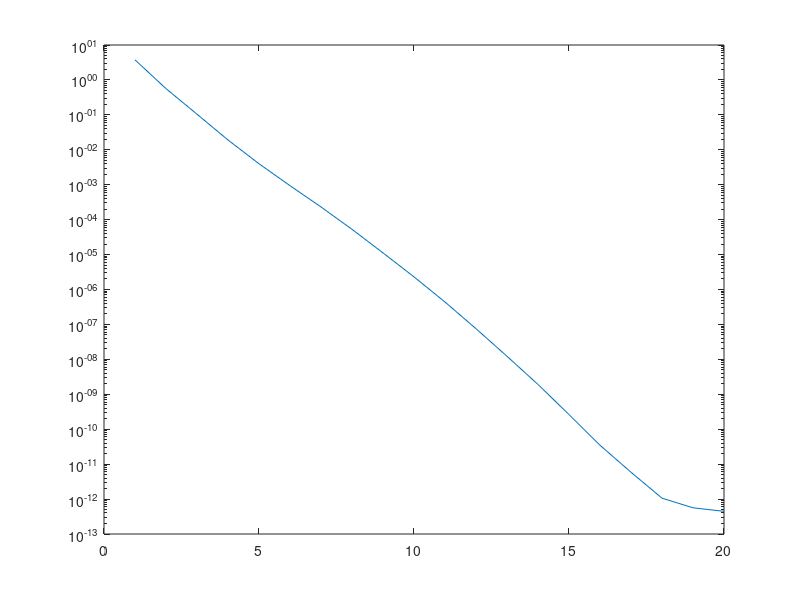
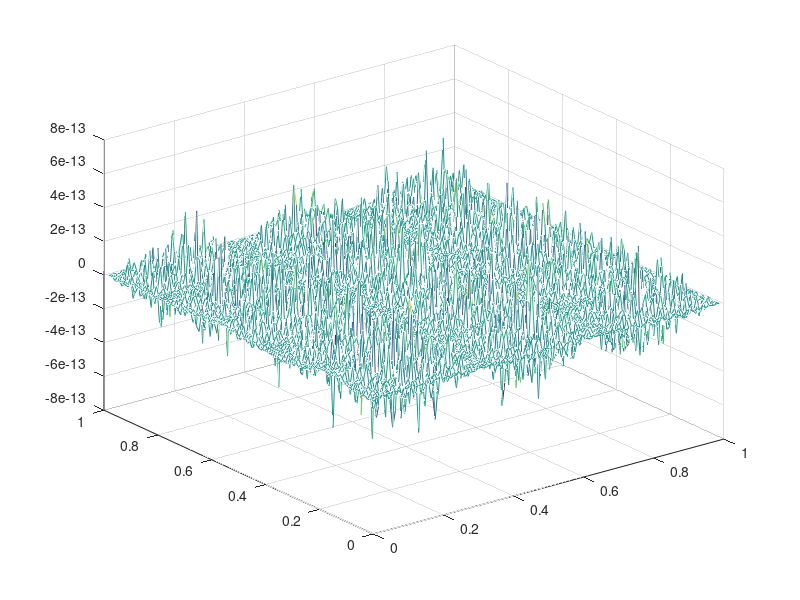
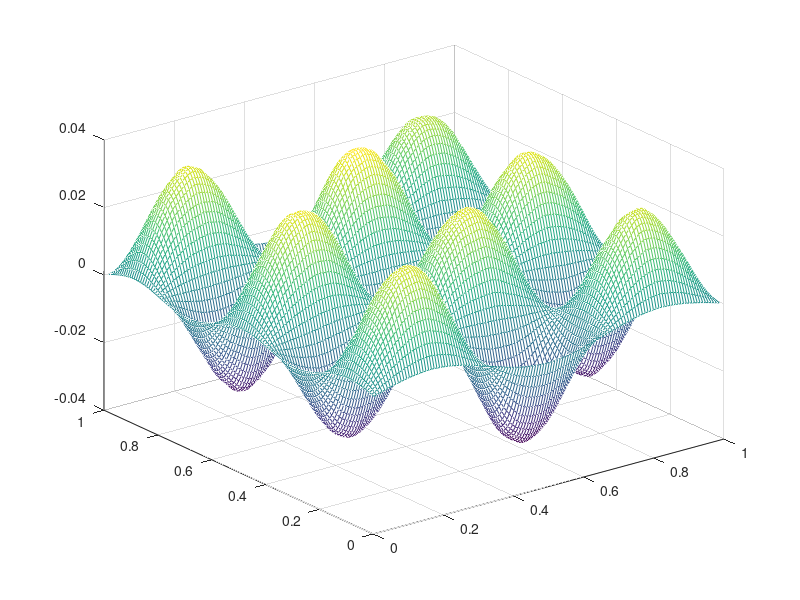

Write the MATLAB code that produced these figures, in order.
function Vcycle2D
    n = 128;
    h = 1/n;
    stencil = [0, -1/h^2, 0; -1/h^2, 4/h^2, -1/h^2; 0, -1/h^2, 0];
%     stencil = [-1/3/h^2, -1/3/h^2, -1/3/h^2; -1/3/h^2, 8/3/h^2, -1/3/h^2; -1/3/h^2, -1/3/h^2, -1/3/h^2];
    [x,y]=meshgrid(linspace(h,1-h,n-1),linspace(h,1-h,n-1));
    u = sin(x*pi).*sin(y*pi);%x.*(1-x).*y.*(1-y);
    f = rand(n-1,n-1)*pi^2*2.*sin(3*x*pi).*sin(5*y*pi);%2*y.*(1-y)+2*x.*(1-x);
    v = f*0;
    for i = 1:20
        v = vcycle2D(v,f);
        res = findResidue2D(stencil, f, v);
        res_norm(i) = norm(res(:),'inf');
        fprintf('step %d, residue: %g, error: %g\n', i, res_norm(i), norm(v(:)-u(:),'inf'));
    end
    semilogy(1:20,res_norm);
    a = polyfit(1:12,log(res_norm(1:12))/log(10),1);
    rho = 10^a(1);
    fprintf('the amplification factor is %g\n',rho);
    figure;mesh(x,y,findResidue2D(stencil, f, v));
    figure;mesh(x,y,v);
%     figure;mesh(x,y,u-v);
end

function v = vcycle2D(v, f)

n = size(v,1);
h = 1/(n+1);
stencil = [0, -1/h^2, 0; -1/h^2, 4/h^2, -1/h^2; 0, -1/h^2, 0];
% stencil = [-1/3/h^2, -1/3/h^2, -1/3/h^2; -1/3/h^2, 8/3/h^2, -1/3/h^2; -1/3/h^2, -1/3/h^2, -1/3/h^2];

for i = 1:1
    v = gs_dir2D(v, stencil, f);
end

if (n<=4)
    for i = 1:1000 
        v = gs_dir2D(v, stencil, f);
    end
else
    f2 = restriction2D(findResidue2D(stencil, f, v));
    v2 = 0*f2;
    for i = 1:1
        v2 = vcycle2D(v2, f2);  
    end
    v  = v+interpolation2D(v2);
    for i = 1:1
        v = gs_dir2D(v, stencil, f);
    end
end
end

function v = gs_dir2D(v, stencil, f)
    n = size(v);
    v = [zeros(1, n(2)+2);zeros(n(1),1), v, zeros(n(1),1);zeros(1, n(2)+2)];
    for i = 1:n(1)
        for j = 1:n(2)
            v(i+1, j+1) = stencil(2,2)\(f(i,j)-sum(sum(stencil.*v(i:i+2,j:j+2))))+v(i+1, j+1);
        end
    end
    v = v(2:end-1,2:end-1);
end

function r = findResidue2D(stencil, f, v)
    n = size(v);
    v = [zeros(1, n(2)+2);zeros(n(1),1), v, zeros(n(1),1);zeros(1, n(2)+2)];
    r = zeros(n);
    for i = 1:n(1)
        for j = 1:n(2)
            r(i,j) = f(i,j)-sum(sum(stencil.*v(i:i+2,j:j+2)));
        end
    end
end

function R = restriction2D(r)
    n = size(r,1);
    N = (n+1)/2-1;
    stencil = [1/16, 1/8, 1/16; 1/8, 1/4, 1/8; 1/16, 1/8, 1/16];
    for i = 1:N
        for j = 1:N
            R(i,j) = sum(sum(stencil.*r((2*i-1):(2*i+1),(2*j-1):(2*j+1))));
%             R(i,j) = r(2*i,2*j);
        end
    end
end

function r = interpolation2D(R)
    N = size(R,1);
    n = (N+1)*2-1;
    r = zeros(n,n);
    for i = 1:N
        for j = 1:N
            r(i*2,j*2) = R(i,j);
            r(i*2-1,j*2-1) = r(i*2-1,j*2-1)+R(i,j)/4;
            r(i*2+1,j*2-1) = r(i*2+1,j*2-1)+R(i,j)/4;
            r(i*2-1,j*2+1) = r(i*2-1,j*2+1)+R(i,j)/4;
            r(i*2+1,j*2+1) = r(i*2+1,j*2+1)+R(i,j)/4;
            r(i*2-1,j*2) = r(i*2-1,j*2)+R(i,j)/2;
            r(i*2+1,j*2) = r(i*2+1,j*2)+R(i,j)/2;
            r(i*2,j*2-1) = r(i*2,j*2-1)+R(i,j)/2;
            r(i*2,j*2+1) = r(i*2,j*2+1)+R(i,j)/2;
        end
    end
end
